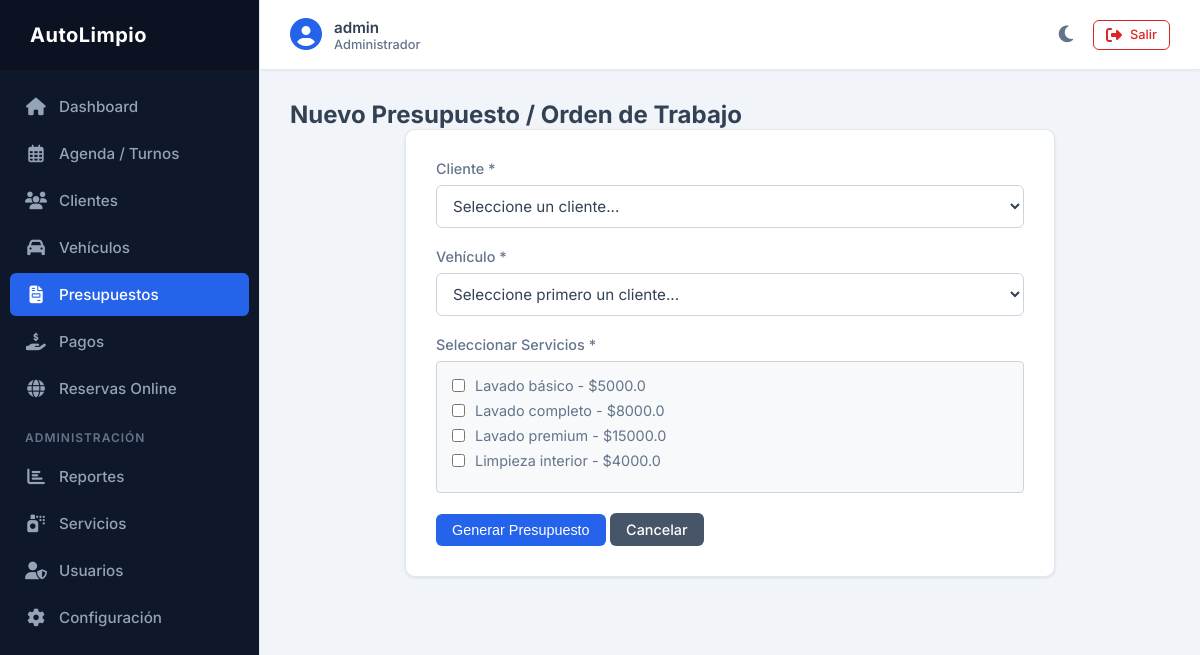
/presupuesto/nuevo (signed in), run on the app's committed database.
### tables this page shows
CREATE TABLE servicios (
        id INTEGER PRIMARY KEY AUTOINCREMENT,
        nombre TEXT NOT NULL,
        descripcion TEXT,
        precio REAL NOT NULL,
        duracion INTEGER NOT NULL,
        estado INTEGER DEFAULT 1
    );

### app.py (the view, shortened to what this page needs)
@app.route('/presupuesto/nuevo', methods=['GET', 'POST'])
@login_required
def presupuesto_nuevo():
    conn = get_db()
    clientes = conn.execute('SELECT id, nombre, apellido FROM clientes').fetchall()
    vehiculos = conn.execute('SELECT id, cliente_id, marca, modelo, patente FROM vehiculos').fetchall()
    servicios = conn.execute('SELECT * FROM servicios WHERE estado = 1').fetchall()
    conn.close()
    return render_template('presupuesto_form.html', clientes=clientes, vehiculos=vehiculos, servicios=servicios)

### app.py (called while the page is built)
def get_db():
    conn = sqlite3.connect(DB_PATH)
    conn.row_factory = sqlite3.Row
    return conn

def login_required(f):
    @wraps(f)
    def decorated_function(*args, **kwargs):
        if 'user_id' not in session:
            return redirect(url_for('login'))
        return f(*args, **kwargs)
    return decorated_function

### templates/presupuesto_form.html (shortened to what this page needs)
{% extends 'base.html' %}
{% block content %}
<h2>Nuevo Presupuesto / Orden de Trabajo</h2>
<div class="form-container">
    <form method="POST">
        <div class="form-group">
            <label for="cliente_id">Cliente *</label>
            <select id="cliente_id" name="cliente_id" required onchange="filtrarVehiculos()">
                <option value="">Seleccione un cliente...</option>
            </select>
        </div>
        <div class="form-group">
            <label for="vehiculo_id">Vehículo *</label>
            <select id="vehiculo_id" name="vehiculo_id" required>
                <option value="">Seleccione primero un cliente...</option>
            </select>
        </div>
        <div class="form-group">
            <label>Seleccionar Servicios *</label>
            <div style="background: #f8f9fa; padding: 15px; border: 1px solid #ced4da; border-radius: 4px; max-height: 200px; overflow-y: auto;">
                {% for s in servicios %}
                <div style="margin-bottom: 8px;">
                    <label style="font-weight: normal; display: flex; align-items: center;">
                        <input type="checkbox" name="servicios" value="{{ s.id }}" style="width: auto; margin-right: 10px;">
                        {{ s.nombre }} - ${{ s.precio }}
                    </label>
                </div>
                {% endfor %}
            </div>
        </div>
        <button type="submit" class="btn btn-primary">Generar Presupuesto</button>
        <a href="{{ url_for('presupuestos') }}" class="btn btn-secondary">Cancelar</a>
    </form>
</div>
{% endblock %}

### static/css/style.css (style rules this page uses)
:root { --primary-color: #2563eb; --primary-hover: #1d4ed8; --secondary-color: #475569; --secondary-hover: #334155; --success-color: #16a34a; --success-hover: #15803d; --danger-color: #dc2626; --danger-hover: #b91c1c; --warning-color: #d97706; --info-color: #0284c7; --bg-color: #f1f5f9; --sidebar-bg: #0f172a; --sidebar-text: #94a3b8; --sidebar-hover: #1e293b; --sidebar-active: #2563eb; --sidebar-active-text: #ffffff; --card-bg: #ffffff; --text-main: #334155; --text-muted: #64748b; --border-color: #e2e8f0; --table-header-bg: #f8fafc; --table-hover-bg: #f1f5f9; --input-bg: #ffffff; --input-border: #cbd5e1; --input-text: #334155; --sidebar-width: 260px; --badge-pend-bg: #fefce8; --badge-pend-text: #a16207; --badge-pend-border: #fef08a; --badge-proc-bg: #eff6ff; --badge-proc-text: #1d4ed8; --badge-proc-border: #bfdbfe; --badge-fin-bg: #f0fdf4; --badge-fin-text: #15803d; --badge-fin-border: #bbf7d0; --badge-canc-bg: #fef2f2; --badge-canc-text: #b91c1c; --badge-canc-border: #fecaca; --icon-blue-bg: #eff6ff; --icon-blue-text: #2563eb; --icon-green-bg: #f0fdf4; --icon-green-text: #16a34a; --icon-yellow-bg: #fefce8; --icon-yellow-text: #ca8a04; --icon-red-bg: #fef2f2; --icon-red-text: #dc2626; --icon-purple-bg: #faf5ff; --icon-purple-text: #9333ea; --icon-teal-bg: #f0fdfa; --icon-teal-text: #0d9488; }
* { box-sizing: border-box; margin: 0; padding: 0; }
body { font-family: 'Inter', sans-serif; background-color: var(--bg-color); color: var(--text-main); display: flex; min-height: 100vh; transition: background-color 0.3s ease, color 0.3s ease; }
.btn { display: inline-flex; align-items: center; justify-content: center; padding: 8px 16px; border: none; border-radius: 6px; cursor: pointer; text-decoration: none; font-size: 0.9rem; font-weight: 500; transition: background-color 0.25s ease, color 0.25s ease, border-color 0.25s ease, box-shadow 0.25s ease, transform 0.15s ease; gap: 8px; }
.btn-primary { background-color: var(--primary-color); color: white; }
.btn-secondary { background-color: var(--secondary-color); color: white; }
.form-container { background: var(--card-bg); padding: 30px; border-radius: 10px; box-shadow: 0 1px 3px rgba(0,0,0,0.1); border: 1px solid var(--border-color); max-width: 650px; margin: 0 auto; transition: background-color 0.3s ease, border-color 0.3s ease; }
.form-group { margin-bottom: 20px; }
.form-group label { display: block; margin-bottom: 8px; font-weight: 500; font-size: 0.9rem; color: var(--text-muted); }
.form-group input, .form-group select, .form-group textarea { width: 100%; padding: 10px 12px; background-color: var(--input-bg); color: var(--input-text); border: 1px solid var(--input-border); border-radius: 6px; font-size: 0.95rem; font-family: inherit; transition: border-color 0.2s, background-color 0.3s, color 0.3s; }
select option { background-color: var(--card-bg); color: var(--text-main); }

### data on the page
servicios: nombre "Lavado básico", precio "5000.0"
servicios: nombre "Lavado completo", precio "8000.0"
servicios: nombre "Lavado premium", precio "15000.0"
servicios: nombre "Limpieza interior", precio "4000.0"

### other printed values
{{ session.get('username') }} "admin"
{{ session.get('rol') | capitalize }} "Administrador"
